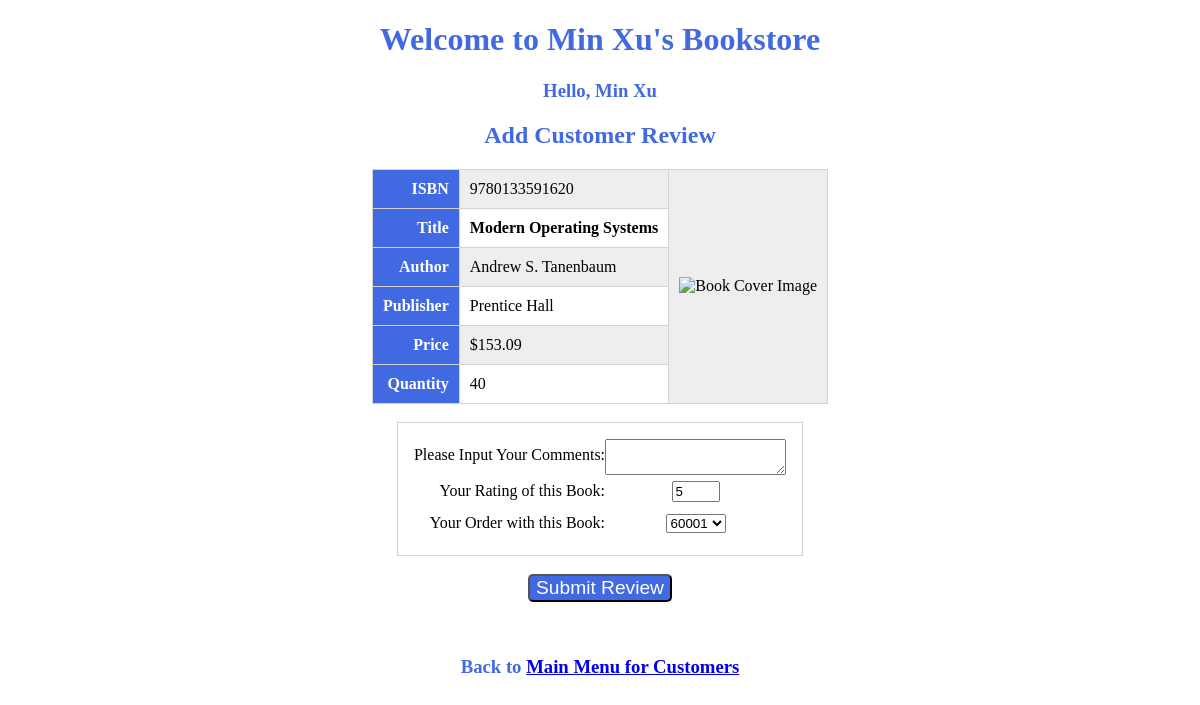
/add_review.php?isbn=9780133591620 (signed in), run on the app's committed database.
### tables this page shows
CREATE TABLE books (
  isbn CHAR(13),
  title VARCHAR(255),
  author VARCHAR(255),
  publisher VARCHAR(255),
  price NUMERIC(10,2),
  topic integer,
  image MEDIUMBLOB,
  PRIMARY KEY (isbn)
);

CREATE TABLE inventory (
  isbn CHAR(13), 
  quantity INTEGER
);

### add_review.php (the view, shortened to what this page needs)
<?php
require_once 'shared_functions.php';
function getOrdersWithBook($connection, $isbn) {
  $customer_id = $_COOKIE['customer_id'];
  $orders = array();
  $query = "SELECT DISTINCT orders.order_id FROM orders JOIN order_book" .
      " ON orders.order_id = order_book.order_id WHERE" .
      " orders.customer_id = {$customer_id} AND order_book.isbn = '{$isbn}';";
  $results = mysql_query($query, $connection);
  while ($row = mysql_fetch_assoc($results)) {
    $orders[] = $row['order_id'];
  }
  return $orders;
}
function showBookDetails($connection, $isbn) {
  $query = "SELECT * FROM books NATURAL JOIN inventory WHERE isbn = '{$isbn}';";
  $results = mysql_query($query, $connection);
  $row = mysql_fetch_assoc($results);
  $price_string = money_format("%i", $row['price']);
  echo "
      <table>
      <tr>
      <th class='right'>ISBN</th>
      <td>{$row['isbn']}</td>
      <td class='image' rowspan='6'>
      <img src='show_image.php?isbn={$isbn}' alt='Book Cover Image' height='240'>
      </td>
      </tr>
      <tr>
      <th class='right'>Title</th>
      <td class='strong'>{$row['title']}</td>
      </tr>
      <tr>
      <th class='right'>Author</th>
      <td>{$row['author']}</td>
      </tr>
      <tr>
      <th class='right'>Publisher</th>
      <td>{$row['publisher']}</td>
      </tr>
      <tr>
      <th class='right'>Price</th>
      <td>\${$price_string}</td>
      </tr>
      <tr>
      <th class='right'>Quantity</th>
      <td>{$row['quantity']}</td>
      </tr>
      </table>
      <br>";
  $isbn=$row['isbn'];
  showAddReviewForm($connection, $isbn);
}
function showAddReviewForm($connection, $isbn) {
  $orders = getOrdersWithBook($connection, $isbn);
  echo "
      <form action='add_review.php?isbn={$isbn}' method='post'>
      <input type='hidden' name='isbn' value='{$isbn}'>
      <fieldset>
      <p class='form'>
      <label>Please Input Your Comments:</label>
      <textarea name='comments' style='vertical-align:middle;width:'></textarea>
      </p>
      <p class='form'>
      <label>Your Rating of this Book:</label>
      <input type='number' name='rating' value='5' min='1' max='5' step='1'>
      </p>
      <p class='form'>
      <label>Your Order with this Book:</label><select name='order_id'>";
  foreach ($orders as $order) {
    echo "<option value='{$order}'>{$order}</option>";
  }
  echo "</select>
      </p>
      </fieldset>
      <br>
      <input type='submit' class='button' name='submit' value='Submit Review'>
      </form>
      <br>";
}
function addReview() {
  $isbn = $_GET['isbn'];
  $connection = connect();
  $topic = showBookDetails($connection, $isbn);
}
addReview();
?>

### bookstore.css (style rules this page uses)
table, th, td { border: 1px solid lightgray; border-collapse: collapse; }
table { margin-left: auto; margin-right: auto; }
th, td { padding: 10px; }
th { background-color: royalblue; color: white; }
tr:nth-child(even) { background-color: #fff; }
tr:nth-child(odd) { background-color: #eee; }
.right { text-align: right; }
.strong { font-weight: bold; }
form { margin-left: auto; margin-right: auto; display: table; text-align: center; }
fieldset { border: 1px solid lightgray; text-align: center; padding: 1em 1em; }
p.form { display: table-row; line-height: 2em; }
label { text-align: right; display: table-cell; }
input { display: table-cell; }
input.button { background-color: royalblue; border-radius: 5px; color: white; font-size: 1.2em; }

### data on the page
books: isbn "9780133591620", title "Modern Operating Systems", author "Andrew S. Tanenbaum", publisher "Prentice Hall", price "153.09", inventory.quantity "40"

### other printed values
$full_name "Min Xu"
$title "Add Customer Review"
form field order_id "60001"
